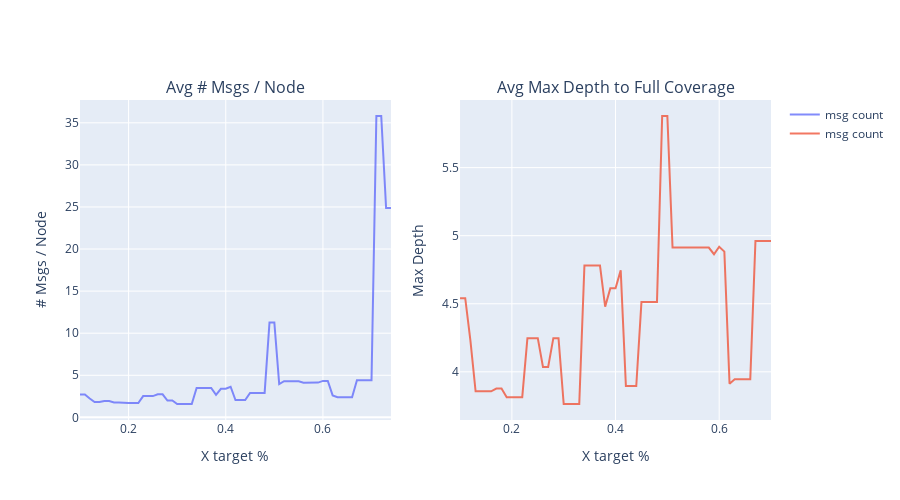

The cell this chart's notebook holds for it:
### Code cell
import numpy as np

S = 1000
N = 27
X = 1/3 # 1st message
Y = 3/4 # 2nd Message
Z = 2/3 # Shrinkage

map_to_msg_count = defaultdict()
map_to_depth_count = defaultdict()

for X in np.arange(0.1, Y, 0.01):
    print("X:", X)
    single_iteration(X, S, N, X, Y, Z, map_to_msg_count, map_to_depth_count)

plot(map_to_msg_count, map_to_depth_count, "X target %")

### Figure 1 — Plotly figure (JSON) as saved in the notebook; plotly's stock layout.template omitted (floating-point values rounded to 4 significant figures)
{"data": [{"name": "msg count", "opacity": 0.8, "type": "scatter", "x": [0.1, 0.11, 0.12, 0.13, 0.14, 0.15, 0.16, 0.17, 0.18, 0.19, 0.2, 0.21, 0.22, 0.23, 0.24, 0.25, 0.26, 0.27, 0.28, 0.29, 0.3, 0.31, 0.32, 0.33, 0.34, 0.35, 0.36, 0.37, 0.38, 0.39, 0.4, 0.41, 0.42, 0.43, 0.44, 0.45, 0.46, 0.47, 0.48, 0.49, 0.5, 0.51, 0.52, 0.53, 0.54, 0.55, 0.56, 0.57, 0.58, 0.59, 0.6, 0.61, 0.62, 0.63, 0.64, 0.65, 0.66, 0.67, 0.68, 0.69, 0.7, 0.71, 0.72, 0.73, 0.74], "xaxis": "x", "y": [2.727, 2.727, 2.238, 1.824, 1.824, 1.938, 1.938, 1.778, 1.778, 1.706, 1.706, 1.706, 1.706, 2.526, 2.526, 2.526, 2.733, 2.733, 2, 2, 1.588, 1.588, 1.588, 1.588, 3.5, 3.5, 3.5, 3.5, 2.682, 3.4, 3.4, 3.636, 2.062, 2.062, 2.062, 2.905, 2.905, 2.905, 2.905, 11.27, 11.27, 3.962, 4.292, 4.292, 4.292, 4.292, 4.12, 4.12, 4.12, 4.13, 4.333, 4.333, 2.615, 2.4, 2.4, 2.4, 2.4, 4.423, 4.423, 4.423, 4.423, 35.81, 35.81, 24.88, 24.88], "yaxis": "y"}, {"name": "msg count", "opacity": 0.8, "type": "scatter", "x": [0.1, 0.11, 0.12, 0.13, 0.14, 0.15, 0.16, 0.17, 0.18, 0.19, 0.2, 0.21, 0.22, 0.23, 0.24, 0.25, 0.26, 0.27, 0.28, 0.29, 0.3, 0.31, 0.32, 0.33, 0.34, 0.35, 0.36, 0.37, 0.38, 0.39, 0.4, 0.41, 0.42, 0.43, 0.44, 0.45, 0.46, 0.47, 0.48, 0.49, 0.5, 0.51, 0.52, 0.53, 0.54, 0.55, 0.56, 0.57, 0.58, 0.59, 0.6, 0.61, 0.62, 0.63, 0.64, 0.65, 0.66, 0.67, 0.68, 0.69, 0.7], "xaxis": "x2", "y": [4.541, 4.541, 4.23, 3.857, 3.857, 3.857, 3.857, 3.877, 3.877, 3.814, 3.814, 3.814, 3.814, 4.247, 4.247, 4.247, 4.036, 4.036, 4.247, 4.247, 3.764, 3.764, 3.764, 3.764, 4.781, 4.781, 4.781, 4.781, 4.479, 4.613, 4.613, 4.745, 3.896, 3.896, 3.896, 4.512, 4.512, 4.512, 4.512, 5.879, 5.879, 4.913, 4.913, 4.913, 4.913, 4.913, 4.913, 4.913, 4.913, 4.864, 4.919, 4.883, 3.913, 3.945, 3.945, 3.945, 3.945, 4.962, 4.962, 4.962, 4.962], "yaxis": "y2"}], "layout": {"annotations": [{"font": {"size": 16}, "showarrow": false, "text": "Avg # Msgs / Node", "x": 0.225, "xanchor": "center", "xref": "paper", "y": 1, "yanchor": "bottom", "yref": "paper"}, {"font": {"size": 16}, "showarrow": false, "text": "Avg Max Depth to Full Coverage", "x": 0.775, "xanchor": "center", "xref": "paper", "y": 1, "yanchor": "bottom", "yref": "paper"}], "height": 500, "xaxis": {"anchor": "y", "domain": [0, 0.45], "title": {"text": "X target %"}}, "xaxis2": {"anchor": "y2", "domain": [0.55, 1], "title": {"text": "X target %"}}, "yaxis": {"anchor": "x", "domain": [0, 1], "title": {"text": "# Msgs / Node"}}, "yaxis2": {"anchor": "x2", "domain": [0, 1], "title": {"text": "Max Depth"}}}}
